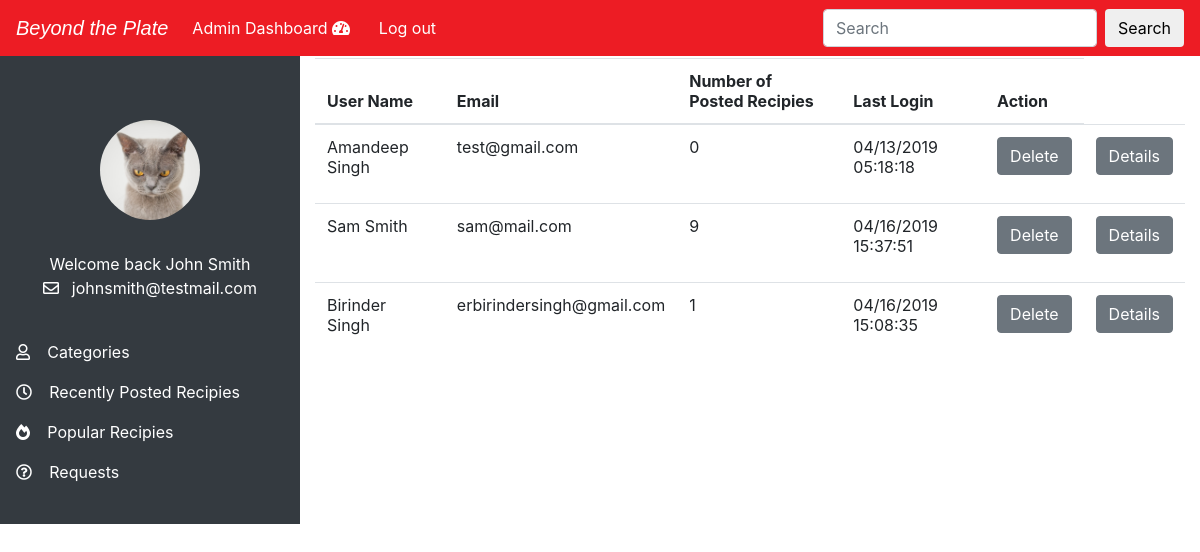
The app's page /admindashboard.php with its own data.
### tables this page shows
CREATE TABLE `users` (
  `id` int(10) NOT NULL,
  `email` varchar(50) NOT NULL,
  `password` varchar(255) NOT NULL,
  `first_name` varchar(50) NOT NULL,
  `last_name` varchar(50) NOT NULL,
  `last_login` int(10) NOT NULL,
  `role` int(1) NOT NULL,
  `is_deleted` int(1) NOT NULL DEFAULT '0',
  `created_date` int(10) NOT NULL,
  `modified_date` int(10) NOT NULL
);

### lib/classes/Admin.php (called while the page is built, shortened)
<?php
class Admin
{
	private $db;
	public function __construct($db) {
            $this->db = $db;
        }
	public function getAllUsers(){
		$sql = "SELECT users.id, first_name, last_name, email, last_login, users.is_deleted, COUNT(recipes.user_id) AS number FROM users
						LEFT JOIN recipes ON users.id = recipes.user_id
						WHERE users.is_deleted = 0 AND users.role = 2
						GROUP BY recipes.user_id";
		$pst = $this->db->prepare($sql);
		$pst->execute();
		$count = $pst->fetchAll(PDO::FETCH_OBJ);
		return $count;
	}
	public function getAdmin(){
		$sql = "SELECT first_name, last_name, email, role FROM users WHERE role = 1 ";
		$pst = $this->db->prepare($sql);
		$pst->execute();
		$count = $pst->fetchAll(PDO::FETCH_OBJ);
		return $count;
	}
}
?>

### lib/controllers/admin-controller.php (the view, shortened to what this page needs)
<?php
require_once 'lib/classes/Admin.php';
function printUsers($admin) {
  $returnUser = "";
  foreach ($admin->getAllUsers() as $users) {
      if(!$users->is_deleted) {
          $returnUser .= "<tr>";
          $returnUser .= "<td>" .$users->first_name . " " . $users->last_name. "</td>";
          $returnUser .= "<td>" . $users->email . "</td>";
          $returnUser .= "<td>" . $users->number . "</td>";
          $returnUser .= "<td>" . date('m/d/Y H:i:s', $users->last_login) . "</td>";
          $returnUser .= "<td>" .
              "<form action='#' method='post'>" .
                  "<input type='hidden' name = 'id' value='$users->id' />" .
                  "<input type='submit' name='delete' value='Delete' class='btn btn-secondary' />" .
              "</form>" .
              "</td>";
          $returnUser .= "<td>" .
              "<form action='#' method='post'>" .
                  "<input type='hidden' name = 'id' value='$users->id' />" .
                  "<input type='submit' name='details' value='Details' class='btn btn-secondary' />" .
              "</form>" .
              "</td>";
          $returnUser .= "</tr>";
      }
  }
  return $returnUser;
}
function printAdmin($admin){
$returnAdmin = "";
  foreach ($admin->getAdmin() as $admin) {
          $returnAdmin .= "<div id='admwelcome'>";
          $returnAdmin .= "<div class='text-center'>" ."Welcome back ".$admin->first_name . " " . $admin->last_name. "</div>";
          $returnAdmin .= "<div class='text-center'>" . "<i class='far fa-envelope'></i>".$admin->email . "</div>";
          $returnAdmin .= "</div>";
  }
  return $returnAdmin;
}
?>

### css/admin.css (style rules this page uses)
html { box-sizing: border-box; font-size: 16px; font-family: 'Roboto', sans-serif; color: #ed1c24; }
*, *::before, *::after { box-sizing: inherit; }
body { margin: 0; box-sizing: border-box; }
#admwelcome { margin:2em; }
#admheader, .nav-link, .text-center { color: #ffffff; }
i { margin-right: 0.8em; }

### records on screen
users: first_name "John", last_name "Smith", email "johnsmith@testmail.com"
users: first_name "Amandeep", last_name "Singh", email "test@gmail.com", number "0", last_login "04/13/2019 05:18:18"
users: first_name "Sam", last_name "Smith", email "sam@mail.com", number "9", last_login "04/16/2019 15:37:51"
users: first_name "Birinder", last_name "Singh", email "erbirindersingh@gmail.com", number "1", last_login "04/16/2019 15:08:35"
